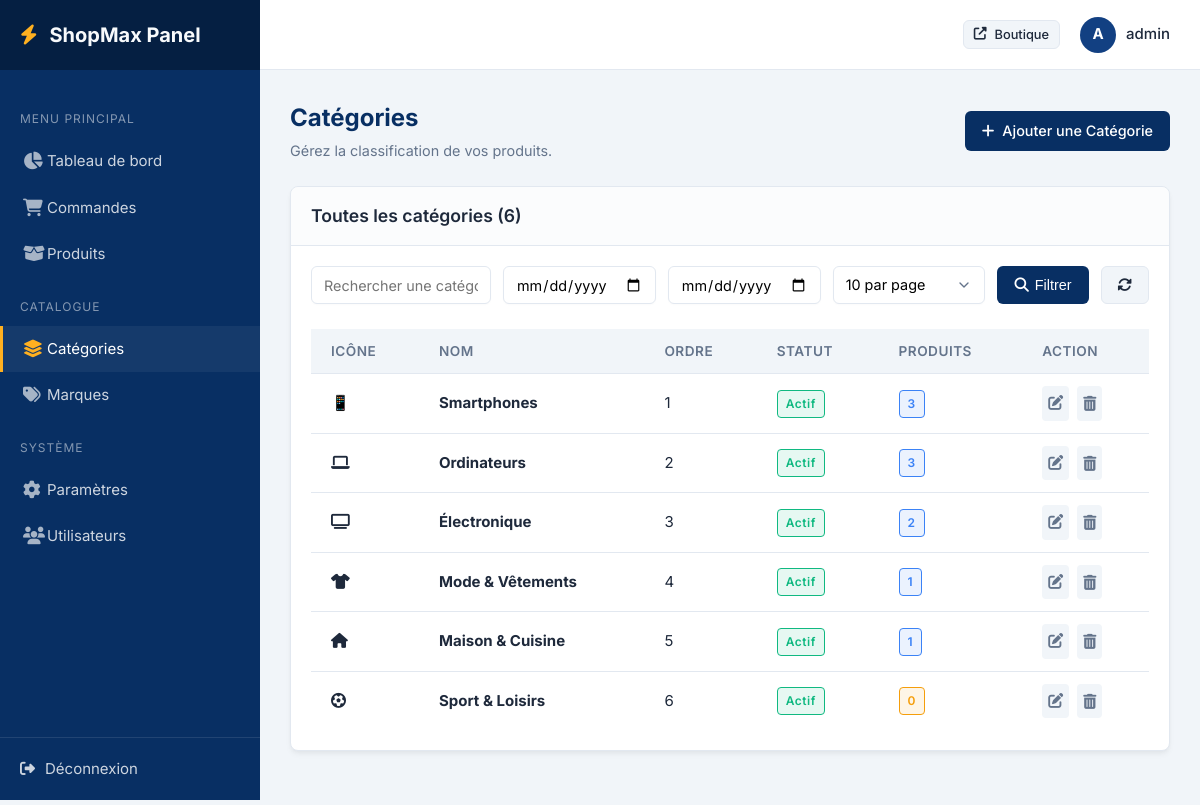
The app's page /admin/categories.php (signed in) with its own data.
### tables this page shows
CREATE TABLE `categories` (
  `id` int(11) NOT NULL,
  `nom` varchar(150) NOT NULL,
  `slug` varchar(150) NOT NULL,
  `icone` varchar(100) DEFAULT '<i class="fas fa-box"></i>',
  `description` text DEFAULT NULL,
  `ordre_affichage` int(11) NOT NULL DEFAULT 1,
  `actif` tinyint(1) NOT NULL DEFAULT 1,
  `created_at` timestamp NOT NULL DEFAULT current_timestamp(),
  `updated_at` timestamp NOT NULL DEFAULT current_timestamp() ON UPDATE current_timestamp()
);

### includes/config.php (called while the page is built, shortened)
<?php
function e(string $str): string {
    return htmlspecialchars($str, ENT_QUOTES, 'UTF-8');
}

### admin/categories.php (the view, shortened to what this page needs)
<?php
require_once __DIR__ . '/includes/admin_header.php';
$pdo = getPDO();
$action = $_GET['action'] ?? 'list';
?>
<div class="page-header">
    <div class="page-title">
        <h1>Catégories</h1>
        <p>Gérez la classification de vos produits.</p>
    </div>
    <div>
        <?php if ($action === 'list'): ?>
        <a href="?add=1" class="btn btn-primary"><i class="fas fa-plus"></i> Ajouter une Catégorie</a>
        <?php else: ?>
        <a href="categories.php" class="btn btn-secondary"><i class="fas fa-arrow-left"></i> Retour à la liste</a>
        <?php endif; ?>
    </div>
</div>
<?php if ($action === 'list'): ?>
    <?php
    $search = trim($_GET['search'] ?? '');
    $date_debut = trim($_GET['date_debut'] ?? '');
    $date_fin = trim($_GET['date_fin'] ?? '');
    $page = max(1, (int)($_GET['page'] ?? 1));
    $limit = (int)($_GET['limit'] ?? 10);
    $offset = ($page - 1) * $limit;
    $where = "WHERE 1=1";
    $params = [];
    $stmtCount = $pdo->prepare("SELECT COUNT(*) FROM categories $where");
    $stmtCount->execute($params);
    $total = $stmtCount->fetchColumn();
    $stmt = $pdo->prepare("SELECT * FROM categories $where ORDER BY ordre_affichage ASC LIMIT $limit OFFSET $offset");
    $stmt->execute($params);
    $cats = $stmt->fetchAll();
    ?>
    <div class="card">
        <div class="card-header"><div class="card-title">Toutes les catégories (<?= $total ?>)</div></div>
        <div class="card-body" style="display:flex; flex-direction:column; padding:0;">
            <div style="padding:20px;">
                <form method="GET" class="filter-bar">
                    <input type="text" name="search" class="form-control search-input" placeholder="Rechercher une catégorie..." value="<?= e($search) ?>">
                    <input type="date" name="date_debut" class="form-control" value="<?= e($date_debut) ?>" title="Date début">
                    <input type="date" name="date_fin" class="form-control" value="<?= e($date_fin) ?>" title="Date fin">
                    <select name="limit" class="form-control" style="min-width: 100px;">
                    <?php foreach([5,10,15,20,25,30,50,100] as $l): ?>
                    <option value="<?= $l ?>" <?= $limit === $l ? 'selected' : '' ?>><?= $l ?> par page</option>
                    <?php endforeach; ?>
                </select>
                <button type="submit" class="btn btn-primary"><i class="fas fa-search"></i> Filtrer</button>
                <a href="categories.php" class="btn btn-secondary" title="Réinitialiser"><i class="fas fa-sync-alt"></i></a>
            </form>
            <div class="table-responsive">
                <table class="table">
                    <thead><tr><th>Icône</th><th>Nom</th><th>Ordre</th><th>Statut</th><th>Produits</th><th>Action</th></tr></thead>
                    <tbody>
                        <?php if(empty($cats)): ?>
                        <tr><td colspan="6" style="text-align: center;">Aucune catégorie trouvée.</td></tr>
                        <?php else: ?>
                        <?php foreach($cats as $c):
                            $stmtNb = $pdo->prepare("SELECT COUNT(*) FROM produits WHERE categorie_id = ? AND supprime = 0");
                            $stmtNb->execute([$c['id']]);
                            $nbProd = (int)$stmtNb->fetchColumn();
                        ?>
                        <tr>
                            <td><?= $c['icone'] ?></td>
                            <td><strong><?= e($c['nom']) ?></strong></td>
                            <td><?= $c['ordre_affichage'] ?></td>
                            <td><?= $c['actif'] ? '<span class="badge livree">Actif</span>' : '<span class="badge annulee">Inactif</span>' ?></td>
                            <td><span class="badge <?= $nbProd > 0 ? 'confirmee' : 'en_attente' ?>"><?= $nbProd ?></span></td>
                            <td>
                                <div class="actions">
                                    <a href="?edit=<?= $c['id'] ?>" class="btn-icon" title="Modifier"><i class="fas fa-edit"></i></a>
                                    <button type="button" class="btn-icon btn-icon-danger" title="Supprimer"
                                        onclick="openDeleteModal(<?= $c['id'] ?>, '<?= e(addslashes($c['nom'])) ?>', <?= $nbProd ?>)">
                                        <i class="fas fa-trash-alt"></i>
                                    </button>
                                </div>
                            </td>
                        </tr>
                        <?php endforeach; ?>
                        <?php endif; ?>
                    </tbody>
                </table>
            </div>
        </div>
    </div>
<?php endif; ?>
<?php require_once __DIR__ . '/includes/admin_footer.php'; ?>

### admin/css/admin.css (style rules this page uses)
:root { --primary: #082F63; --primary-light: #124082; --primary-dark: #051F42; --secondary: #E8F0FB; --accent: #FFB020; --success: #10B981; --danger: #EF4444; --warning: #F59E0B; --info: #3B82F6; --text-main: #1E293B; --text-muted: #64748B; --text-light: #F8FAFC; --bg-main: #F1F5F9; --bg-card: #FFFFFF; --border: #E2E8F0; --border-radius: 8px; --card-shadow: 0 4px 6px -1px rgba(0, 0, 0, 0.05), 0 2px 4px -1px rgba(0, 0, 0, 0.03); --sidebar-width: 260px; --header-height: 70px; }
* { margin: 0; padding: 0; box-sizing: border-box; }
body { font-family: 'Inter', sans-serif; background-color: var(--bg-main); color: var(--text-main); line-height: 1.5; font-size: 15px; min-height: 100vh; }
a { color: var(--primary); text-decoration: none; transition: all 0.2s ease; }
.page-header { display: flex; align-items: center; justify-content: space-between; margin-bottom: 24px; }
.page-title h1 { font-size: 1.5rem; font-weight: 700; color: var(--primary); margin-bottom: 4px; }
.page-title p { color: var(--text-muted); font-size: 0.9rem; }
.card { background-color: var(--bg-card); border-radius: var(--border-radius); box-shadow: var(--card-shadow); margin-bottom: 24px; border: 1px solid var(--border); overflow: hidden; }
.card-header { padding: 16px 20px; border-bottom: 1px solid var(--border); display: flex; align-items: center; justify-content: space-between; background-color: rgba(248, 250, 252, 0.5); }
.card-title { font-weight: 600; font-size: 1.1rem; color: var(--text-main); display: flex; align-items: center; gap: 8px; }
.card-body { padding: 20px; }
.table-responsive { overflow-x: auto; }
.table { width: 100%; border-collapse: collapse; }
.table th, .table td { padding: 12px 20px; text-align: left; border-bottom: 1px solid var(--border); }
.table th { background-color: var(--bg-main); color: var(--text-muted); font-weight: 600; font-size: 0.85rem; text-transform: uppercase; letter-spacing: 0.5px; position: relative; z-index: 1; }
.table tbody tr:last-child td { border-bottom: none; }
.table td { position: relative; z-index: 2; }
.table .actions { display: flex; gap: 8px; }
.table .btn-icon { position: relative; z-index: 3; }
.badge { padding: 4px 8px; border-radius: 4px; font-size: 0.75rem; font-weight: 600; letter-spacing: 0.5px; display: inline-block; }
.badge.en_attente { background-color: rgba(245, 158, 11, 0.1); color: var(--warning); border: 1px solid var(--warning); }
.badge.confirmee { background-color: rgba(59, 130, 246, 0.1); color: var(--info); border: 1px solid var(--info); }
.badge.livree { background-color: rgba(16, 185, 129, 0.1); color: var(--success); border: 1px solid var(--success); }
.btn { display: inline-flex; align-items: center; justify-content: center; gap: 8px; padding: 8px 16px; border-radius: 6px; font-weight: 500; font-size: 0.9rem; cursor: pointer; transition: all 0.2s; border: 1px solid transparent; }
.btn-primary { background-color: var(--primary); color: white; }
.btn-secondary { background-color: var(--bg-main); color: var(--text-main); border-color: var(--border); }
.btn-icon { padding: 6px; border-radius: 4px; color: var(--text-muted); background: var(--bg-main); }
.form-control { width: 100%; padding: 10px 14px; border: 1px solid var(--border); border-radius: 6px; font-family: inherit; font-size: 0.95rem; transition: var(--transition-fast, 0.2s); }
select.form-control { appearance: none; background-repeat: no-repeat; background-position: right 12px center; padding-right: 40px; }
.filter-bar { display: flex; gap: 12px; margin-bottom: 20px; align-items: center; flex-wrap: nowrap; background: transparent; padding: 0; border: none; overflow-x: auto; padding-bottom: 5px; }
.filter-bar .form-control { margin-bottom: 0; min-width: 130px; height: 38px; font-size: 0.9rem; padding: 6px 12px; border-color: #E2E8F0; background-color: #FFFFFF; box-shadow: 0 1px 2px rgba(0,0,0,0.02); }
.filter-bar .search-input { flex: 1; min-width: 180px; }
.filter-bar .btn { height: 38px; padding: 0 16px; display: flex; align-items: center; gap: 6px; white-space: nowrap; }

### admin/categories.php (style rules this page uses)
.btn-icon-danger { color: var(--text-muted); background: var(--bg-main); padding: 6px; border-radius: 4px; border: none; cursor: pointer; transition: all 0.2s; font-size: inherit; }

### records on screen
categories: icone "📱", nom "Smartphones", ordre_affichage "1", actif "Actif", nbProd "3"
categories: nom "Ordinateurs", ordre_affichage "2", actif "Actif", nbProd "3"
categories: nom "Électronique", ordre_affichage "3", actif "Actif", nbProd "2"
categories: nom "Mode & Vêtements", ordre_affichage "4", actif "Actif", nbProd "1"
categories: nom "Maison & Cuisine", ordre_affichage "5", actif "Actif", nbProd "1"
categories: nom "Sport & Loisirs", ordre_affichage "6", actif "Actif", nbProd "0"

### other values on screen
substr($adminName, 0, 1) "A"
$adminName "admin"
$total "6"
form field limit "10 par page"
